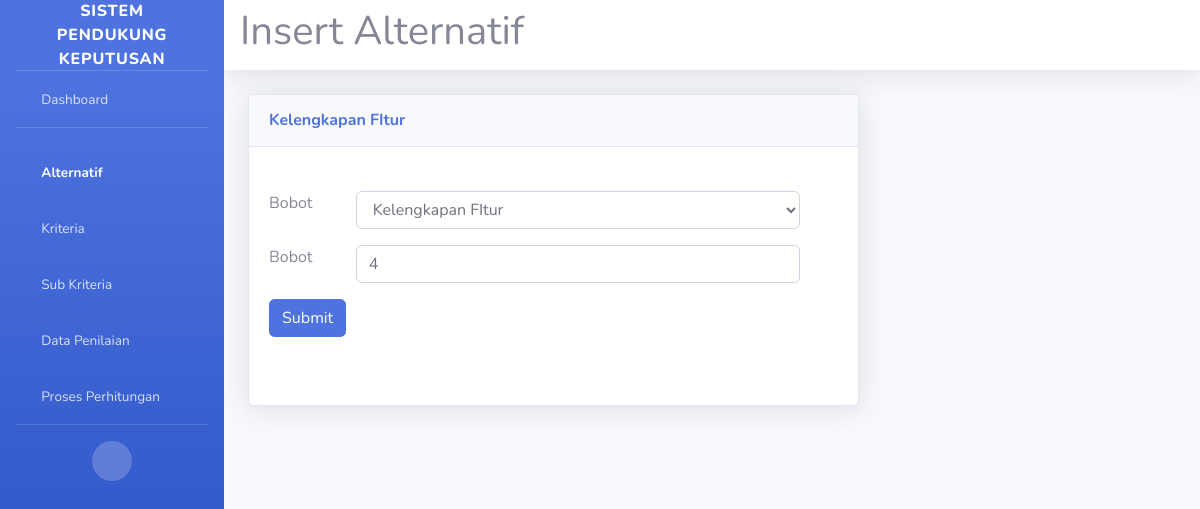
/edit-kriteria/1, run on the app's committed database.
### base/models.py (models this page shows, shortened)
class Kriteria(models.Model):
    STATUS = (
        ('benefit', 'benefit'),
        ('cost', 'cost')
    )
    name = models.CharField(max_length=200)
    status = models.CharField(max_length=50, choices=STATUS)
    def __str__(self):
        return self.name

class BobotKriteria(models.Model):
    kriteria = models.OneToOneField(Kriteria, on_delete=models.CASCADE)
    bobot = models.IntegerField(default=0)

### base/views.py (the view)
# urls.py: path('edit-kriteria/<str:pk>', views.edit_kriteria, name='edit-kriteria'),
def edit_kriteria(request, pk):
    kriteria = Kriteria.objects.get(id=pk)
    bobot_kriteria = kriteria.bobotkriteria
    form = BobotKriteriaForm(instance=bobot_kriteria)
    print(bobot_kriteria.bobot)
    if request.method == 'POST':
        form = BobotKriteriaForm(request.POST, instance=bobot_kriteria)
        if form.is_valid():
            form.save()
            return redirect('kriteria')
    context = {
        'form':form,
        'kriteria': kriteria,
    }
    return render(request, 'base/form-kriteria.html', context)

### base/forms.py
class BobotKriteriaForm(ModelForm):
    def __init__(self, *args, **kwargs):
        super().__init__(*args, **kwargs)
        self.fields['kriteria'].widget.attrs.update({'class': 'form-control w-75'})
        self.fields['bobot'].widget.attrs.update({'class': 'form-control w-75'})
    class Meta:
        model = BobotKriteria
        fields = '__all__'

### base/templates/base/form-kriteria.html (shortened to what this page needs)
{% extends 'main.html' %}
{% load static %}
{% block content %}
    <div id="content-wrapper" class="d-flex flex-column">
        <div id="content">
            <nav class="navbar navbar-expand navbar-light bg-white topbar mb-4 static-top shadow">
                <h1>Insert Alternatif</h1>
            </nav>
            <div class="container-fluid">
                <div class="row">
                    <div class="col-xl-8 col-lg-7">
                        <div class="card shadow mb-4">
                            <div class="card-header py-3">
                                <h6 class="m-0 font-weight-bold text-primary">{{ kriteria.name }}</h6>
                            </div>
                            <div class="card-body">
                                <form class="ps-4 py-4" method="post">
                                    <div class="mb-3 row">
                                      <label for="exampleInputEmail1" class="form-label col-sm-2">Bobot</label>
                                      {{ form.kriteria }}
                                    </div>
                                    <div class="mb-3 row">
                                      <label for="exampleInputEmail1" class="form-label col-sm-2">Bobot</label>
                                      {{ form.bobot }}
                                    </div>
                                    <button type="submit" class="btn btn-primary">Submit</button>
                                    <br>
                                    <br>
                                  </form>
                            </div>
                        </div>
                    </div>
                </div>
            </div>
        </div>
    </div>
{% endblock content %}

### data on the page
Kriteria: name "Kelengkapan FItur"
BobotKriteria: kriteria "Kelengkapan FItur", bobot "4"
